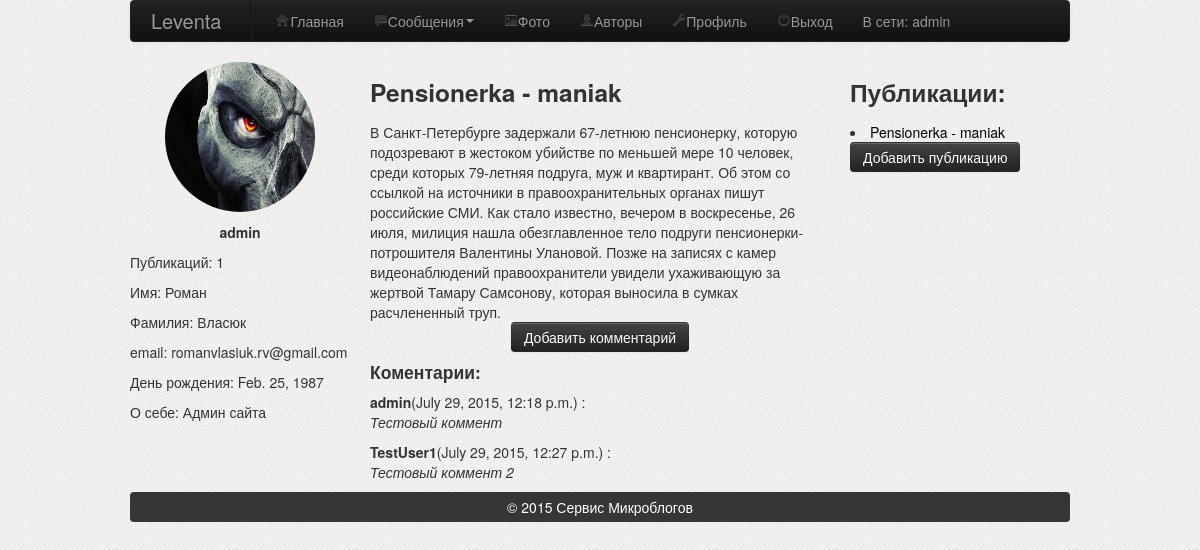
Screenshot of /main/display/ (signed in) with the database file from the repository.
### accounts/models.py (models this page shows, shortened)
class UserProfile(models.Model):
    user = models.OneToOneField(User)
    birthday = models.DateField(blank=True, null=True)
    about = models.TextField(blank=True)
    photo = models.ImageField(blank=True)

### main/models.py (models this page shows, shortened)
class Publication(models.Model):
    owner = models.ForeignKey(User)
    article = models.CharField(max_length=100, blank=True)
    text = models.TextField(blank=True)

class Comment(models.Model):
    publication = models.ForeignKey(Publication)
    author = models.ForeignKey(User)
    text = models.TextField(blank=True)
    time = models.DateTimeField(null=True)

### main/views.py (the view)
def display(request):
    user = User.objects.get(id=request.session['current_user'])
    if request.session['current_pub']:
        current_publication = Publication.objects.get(id=request.session['current_pub'])
    else:
        current_publication = None
    return render(request, 'main.html', content_creator(request, user,
                                                        curent_publication=current_publication))

### main/views.py (called while the page is built)
def content_creator(request, user, **kwargs):
    user = user
    content = {'user': user,
               'profile': user.profile,
               'publications': user.publications,
               'amount': user.pub_amount,
               'root' : request.user,
               }
    if 'form' in kwargs:
        content['form'] = kwargs['form']
    if 'curent_publication' in kwargs:
        content['curent_publication'] = kwargs['curent_publication']
    if 'authors' in kwargs:
        content['authors'] = kwargs['authors']
    return content

### accounts/templates/main.html (shortened to what this page needs)
{% extends "base.html" %}
{% block content %}
<div class="span6">
	{% if user.publications %}
		<h3>{{ curent_publication.article }}</h3>
		<text>
			{{ curent_publication.text }}
		</text>
	{% endif %}
	<a href="/main/add_comment/"><center><button class="btn btn-inverse">Добавить комментарий</button></center></a>
	<h4>Коментарии:</h4>
	{% for comment in curent_publication.comments %}
		<strong>{{ comment.author.username }}</strong>({{ comment.time }}) :<br/>
		<text><em>{{ comment.text }}</em></text>
	{% endfor %}
</div>
{% endblock %}

### accounts/templates/base.html (shortened to what this page needs)
<!DOCTYPE html>
<html>
	<head>
		<link rel="stylesheet" href="/static/css/bootstrap.min.css">
		<link rel="stylesheet" href="/static/css/stylesheet.css">
	</head>
	<body>
		<div class="container">
			<div class="navbar navbar-inverse">
				<nav class="navbar-inner">
					<a class="brand" href="/main/">Leventa</a>
					<ul class="nav">
						<li class="divider-vertical"></li>
						<li><a href="/main/"><i class="icon-home"></i>Главная</a></li>
						<li class="dropdown">
                            <a href="#" class="dropdown-toggle" data-toggle="dropdown"><i class="icon-comment" ></i>Сообщения<b class="caret"></b></a>
                        </li>
						<li><a href="/main/photo/"><i class="icon-picture"></i>Фото</a></li>
						<li><a href="/main/authors/"><i class="icon-user"></i>Авторы</a></li>
						<li><a href="/accounts/edit_profile/"><i class="icon-wrench"></i>Профиль</a></li>
						<li><a href="/accounts/logout/"><i class="icon-off"></i>Выход</a></li>
						<li><a href="#">В сети: {{ user.username }}</a></li>
					</ul>
				</nav>
			</div>
			<div class="row">
				<div class="span3">
					<center><img src="{{ profile.photo.url }}"/></center>
					<p><strong><center>{{ user.username }}</center></strong></p>
					<p>Публикаций:    {{ amount }}   </p>
					<p>Имя:           {{ user.first_name  }}</p>
					<p>Фамилия:       {{ user.last_name  }}</p>
					<p>email:         {{ user.email  }}</p>
					<p>День рождения: {{ user.profile.birthday  }}</p>
					<p>О себе:        {{ user.profile.about  }}</p>
				</div>
				{% block content %}
				{% endblock %}
				<div class="span3">
					<h3>Публикации:</h3>
					{% for publication in publications %}
					<li><a class="Pub" href="/main/open/?id={{ publication.id }}">{{ publication.article }}</a></li>
					{% endfor %}
					{% if user == root %}
					<a href="/main/add_pub/"><button class="btn btn-inverse">Добавить публикацию</button></a>
					{% endif %}
				</div>
			</div>
			<div class="row" >
				<div class="span12" >
					<div id="footer">
					&copy; 2015 Сервис Микроблогов
					</div>
				</div>
			</div>
		</div>
	</body>
</html>

### mynetwork/static/css/stylesheet.css (style rules this page uses)
img { height: 150px; width: 150px; border-radius: 100%; }
.Pub { color: black; text-decoration; none; }
#footer { background-color: #363636; background-repeat: repeat-x; border-color: #252525; color: white; padding:5px; text-align: center; border-radius:4px; }
body { background: url(/static/img/fon.png); }

### rows the page displays
UserProfile: photo (picture)
Publication: article "Pensionerka - maniak", text "В Санкт-Петербурге задержали 67-летнюю пенсионерку, которую подозревают в жестоком убийстве по меньшей мере 10 человек, среди которых 79-летняя подруга, муж и квартирант. Об этом со ссылкой на источники в правоохранительных органах пишут российские СМИ. Как стало известно, вечером в воскресенье, 26 июля, милиция нашла обезглавленное тело подруги пенсионерки-потрошителя Валентины Улановой. Позже на записях с камер видеонаблюдений правоохранители увидели ухаживающую за жертвой Тамару Самсонову, которая выносила в сумках расчлененный труп."
Comment: author.username "admin", time "July 29, 2015, 12:18 p.m.", text "Тестовый коммент"
Comment: author.username "TestUser1", time "July 29, 2015, 12:27 p.m.", text "Тестовый коммент 2"

### other values shown
{{ user.username }} "admin"
{{ amount }} "1"
{{ user.first_name }} "Роман"
{{ user.last_name }} "Власюк"
{{ user.email }} "romanvlasiuk.rv@gmail.com"
{{ user.profile.birthday }} "Feb. 25, 1987"
{{ user.profile.about }} "Админ сайта"
